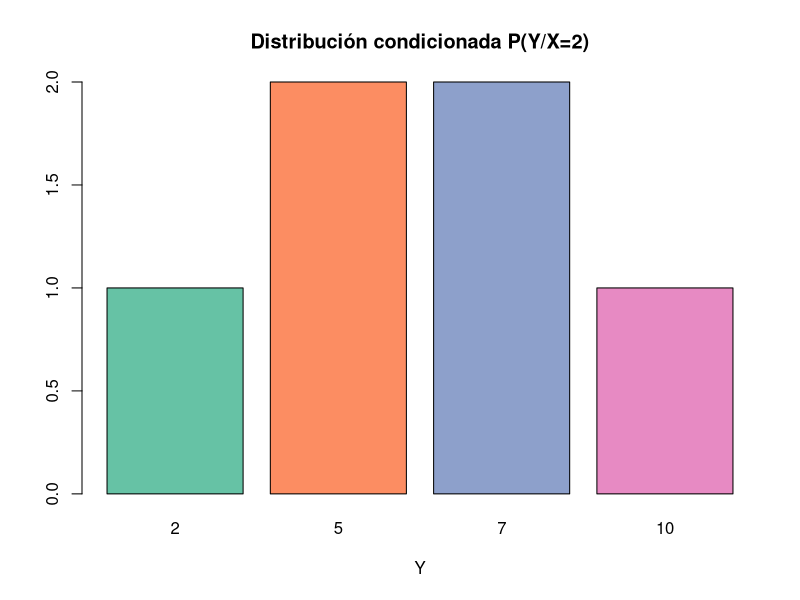

The R source for this figure:
## ---- chunk 1
# Librerías y configuración
library(RColorBrewer)
coul <- brewer.pal(8, "Set2") # Paleta de colores para diagramas
## ---- chunk 2
# Datos
y <- c(2, 5, 5, 7, 7, 10)

# Representación gráfica
barplot(table(y), col = coul, main = "Distribución condicionada P(Y/X=2)", xlab = "Y")

# Medidas de tendencia central
media <- mean(y)

# Medidas de dispersión
varp=function(x) var(x)*(length(x)-1)/length(x) # varianza poblacional
varianza <- varp(y)

# Medidas de simetría y apuntamiento
# para calcular g1 y g2 necesitamos definir las funciones de momento central y desviación típica poblacional
sdp=function(x) sqrt(varp(x)) # desviación típica poblacional
gmomento=function(x,c,r) mean((x-c)^r) # momento general
cmomento=function(x,r) gmomento(x,mean(x),r) # momento central de orden r

g1=function(x) cmomento(x,3)/sdp(x)^3 # asimetría
g2=function(x) cmomento(x,4)/sdp(x)^4-3 # curtosis

asimetria <- g1(y)
curtosis <- g2(y)
if(asimetria > 0) {
    cat("La distribución es asimétrica positiva (g1 =", asimetria, ")\n")
} else if(asimetria < 0) {
    cat("La distribución es asimétrica negativa (g1 =", asimetria, ")\n")
} else {
    cat("La distribución es simétrica (g1 =", asimetria, ")\n")
}

if(curtosis > 0) {
    cat("La distribución tiene más apuntamiento que la normal (g2 =", curtosis, ")\n")
} else if(curtosis < 0) {
    cat("La distribución tiene menos apuntamiento que la normal (g2 =", curtosis, ")\n")
} else {
    cat("La distribución tiene el mismo apuntamiento que la normal (g2 =", curtosis, ")\n")
}
